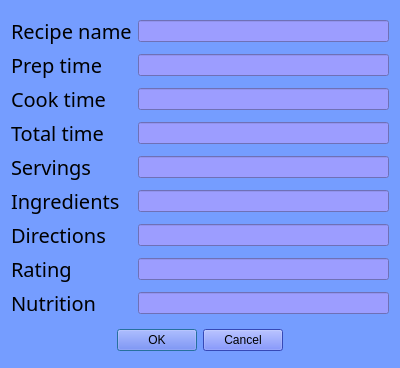
<?xml version="1.0" encoding="UTF-8"?>
<ui version="4.0">
 <class>AddRowDialog</class>
 <widget class="QDialog" name="AddRowDialog">
  <property name="geometry">
   <rect>
    <x>0</x>
    <y>0</y>
    <width>400</width>
    <height>368</height>
   </rect>
  </property>
  <property name="windowTitle">
   <string>Dialog</string>
  </property>
  <property name="styleSheet">
   <string notr="true">background-color: rgb(117, 157, 255);</string>
  </property>
  <layout class="QVBoxLayout" name="verticalLayout_3" stretch="3,1">
   <item>
    <layout class="QGridLayout" name="gridLayout">
     <item row="5" column="0">
      <widget class="QLabel" name="igredientsLabel">
       <property name="font">
        <font>
         <family>Optima</family>
         <pointsize>15</pointsize>
        </font>
       </property>
       <property name="text">
        <string>Ingredients</string>
       </property>
      </widget>
     </item>
     <item row="7" column="1">
      <widget class="QLineEdit" name="ratingLine">
       <property name="styleSheet">
        <string notr="true">background-color: rgb(156, 157, 255)</string>
       </property>
      </widget>
     </item>
     <item row="8" column="0">
      <widget class="QLabel" name="nutritionLabel">
       <property name="font">
        <font>
         <family>Optima</family>
         <pointsize>15</pointsize>
        </font>
       </property>
       <property name="text">
        <string>Nutrition</string>
       </property>
      </widget>
     </item>
     <item row="5" column="1">
      <widget class="QLineEdit" name="ingredientsLine">
       <property name="styleSheet">
        <string notr="true">background-color: rgb(156, 157, 255)</string>
       </property>
      </widget>
     </item>
     <item row="2" column="1">
      <widget class="QLineEdit" name="cookTimeLine">
       <property name="styleSheet">
        <string notr="true">background-color: rgb(156, 157, 255)</string>
       </property>
      </widget>
     </item>
     <item row="6" column="1">
      <widget class="QLineEdit" name="directionsLine">
       <property name="styleSheet">
        <string notr="true">background-color: rgb(156, 157, 255)</string>
       </property>
      </widget>
     </item>
     <item row="0" column="0">
      <widget class="QLabel" name="recipeNameLabel">
       <property name="font">
        <font>
         <family>Optima</family>
         <pointsize>15</pointsize>
         <italic>false</italic>
        </font>
       </property>
       <property name="text">
        <string>Recipe name</string>
       </property>
      </widget>
     </item>
     <item row="8" column="1">
      <widget class="QLineEdit" name="nutritionLine">
       <property name="styleSheet">
        <string notr="true">background-color: rgb(156, 157, 255);</string>
       </property>
      </widget>
     </item>
     <item row="7" column="0">
      <widget class="QLabel" name="ratingLabel">
       <property name="font">
        <font>
         <family>Optima</family>
         <pointsize>15</pointsize>
        </font>
       </property>
       <property name="text">
        <string>Rating</string>
       </property>
      </widget>
     </item>
     <item row="4" column="1">
      <widget class="QLineEdit" name="servingsLine">
       <property name="styleSheet">
        <string notr="true">background-color: rgb(156, 157, 255)</string>
       </property>
      </widget>
     </item>
     <item row="0" column="1">
      <widget class="QLineEdit" name="recipeNameLine">
       <property name="styleSheet">
        <string notr="true">background-color: rgb(156, 157, 255)</string>
       </property>
       <property name="text">
        <string/>
       </property>
      </widget>
     </item>
     <item row="4" column="0">
      <widget class="QLabel" name="servingsLabel">
       <property name="font">
        <font>
         <family>Optima</family>
         <pointsize>15</pointsize>
        </font>
       </property>
       <property name="text">
        <string>Servings</string>
       </property>
      </widget>
     </item>
     <item row="3" column="0">
      <widget class="QLabel" name="totalTimeLabel">
       <property name="font">
        <font>
         <family>Optima</family>
         <pointsize>15</pointsize>
        </font>
       </property>
       <property name="text">
        <string>Total time</string>
       </property>
      </widget>
     </item>
     <item row="3" column="1">
      <widget class="QLineEdit" name="totalTimeLine">
       <property name="styleSheet">
        <string notr="true">background-color: rgb(156, 157, 255)</string>
       </property>
      </widget>
     </item>
     <item row="6" column="0">
      <widget class="QLabel" name="directionsLabel">
       <property name="font">
        <font>
         <family>Optima</family>
         <pointsize>15</pointsize>
        </font>
       </property>
       <property name="text">
        <string>Directions</string>
       </property>
      </widget>
     </item>
     <item row="1" column="0">
      <widget class="QLabel" name="prepTimeLabel">
       <property name="font">
        <font>
         <family>Optima</family>
         <pointsize>15</pointsize>
        </font>
       </property>
       <property name="text">
        <string>Prep time</string>
       </property>
      </widget>
     </item>
     <item row="1" column="1">
      <widget class="QLineEdit" name="prepTimeLine">
       <property name="styleSheet">
        <string notr="true">background-color: rgb(156, 157, 255)</string>
       </property>
      </widget>
     </item>
     <item row="2" column="0">
      <widget class="QLabel" name="cookTimeLabel">
       <property name="font">
        <font>
         <family>Optima</family>
         <pointsize>15</pointsize>
        </font>
       </property>
       <property name="text">
        <string>Cook time</string>
       </property>
      </widget>
     </item>
    </layout>
   </item>
   <item>
    <layout class="QHBoxLayout" name="horizontalLayout">
     <property name="spacing">
      <number>4</number>
     </property>
     <item alignment="Qt::AlignHCenter">
      <widget class="QDialogButtonBox" name="buttonBox">
       <property name="cursor">
        <cursorShape>PointingHandCursor</cursorShape>
       </property>
       <property name="styleSheet">
        <string notr="true">background-color: rgb(76, 102, 255)</string>
       </property>
       <property name="orientation">
        <enum>Qt::Horizontal</enum>
       </property>
       <property name="standardButtons">
        <set>QDialogButtonBox::Cancel|QDialogButtonBox::Ok</set>
       </property>
      </widget>
     </item>
    </layout>
   </item>
  </layout>
 </widget>
 <resources/>
 <connections>
  <connection>
   <sender>buttonBox</sender>
   <signal>rejected()</signal>
   <receiver>AddRowDialog</receiver>
   <slot>reject()</slot>
   <hints>
    <hint type="sourcelabel">
     <x>316</x>
     <y>260</y>
    </hint>
    <hint type="destinationlabel">
     <x>286</x>
     <y>274</y>
    </hint>
   </hints>
  </connection>
  <connection>
   <sender>buttonBox</sender>
   <signal>accepted()</signal>
   <receiver>AddRowDialog</receiver>
   <slot>accept()</slot>
   <hints>
    <hint type="sourcelabel">
     <x>248</x>
     <y>254</y>
    </hint>
    <hint type="destinationlabel">
     <x>157</x>
     <y>274</y>
    </hint>
   </hints>
  </connection>
 </connections>
</ui>
